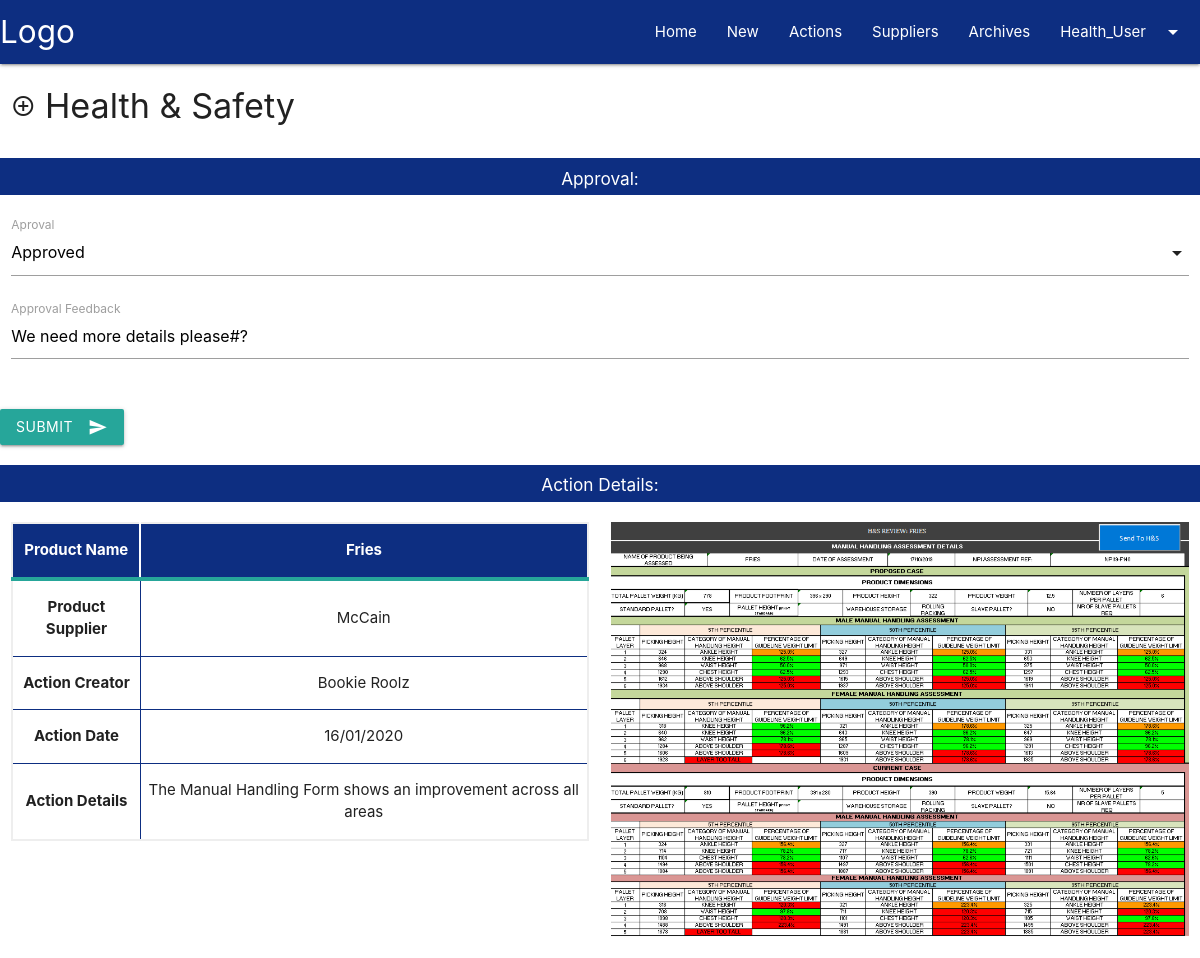
The page /action/answer/9 (signed in) on the database its author committed.
### tracker/models.py (models this page shows, shortened)
class User(UserMixin, db.Model):
    id = db.Column(db.Integer, primary_key=True)
    username = db.Column(db.String(50), unique=True)
    password = db.Column(db.String(80))
    user_type = db.Column(db.Integer)
    admin = db.Column(db.Boolean, default=False)
    requests_created = db.relationship('Posts',
                               foreign_keys='Posts.user_id',
                               backref='published_by',
                               lazy=True)
    @property
    def unhashed_password(self):
        raise AttributeError('Cannot view unhashed password!')

class Actions(db.Model):
    id = db.Column(db.Integer, primary_key=True)
    posts_id = db.Column(db.Integer, db.ForeignKey('posts.id'),
        nullable=False)
    stage = db.Column(db.Integer)
    created_by = db.Column(db.Integer, db.ForeignKey('user.id'))
    created_on = db.Column(db.DateTime, nullable=False,
        default=datetime.utcnow)
    content = db.Column(db.Text, nullable=True)
    image = db.Column(db.String(80), nullable=True)
    layer_type = db.Column(db.String(50), nullable=True)
    case_per_layer = db.Column(db.Integer, default=0)
    total_layers = db.Column(db.Integer, default=0)
    total_cases = db.Column(db.Integer, default=0)
    ex_layer_type = db.Column(db.String(50), nullable=True)
    ex_case_per_layer = db.Column(db.Integer, default=0)
    ex_total_layers = db.Column(db.Integer, default=0)
    ex_total_cases = db.Column(db.Integer, default=0)
    approval = db.Column(db.Integer, nullable=True)
    approved_by = db.Column(db.Integer, db.ForeignKey('user.id'))
    approved_on = db.Column(db.DateTime, nullable=True)
    feedback = db.Column(db.Text, nullable=True)

class Posts(db.Model):
    id = db.Column(db.Integer, primary_key=True)
    title = db.Column(db.String(80), nullable=False)
    date_posted = db.Column(db.DateTime, nullable=False,
        default=datetime.utcnow)
    user_id = db.Column(db.Integer, db.ForeignKey('user.id'))
    content = db.Column(db.Text, nullable=True)
    supplier_id = db.Column(db.Integer, db.ForeignKey('suppliers.id'),
        nullable=False)
    contact_name = db.Column(db.String(50))
    new_product = db.Column(db.Boolean, default=False)
    product_number = db.Column(db.Integer)
    product_name = db.Column(db.String(80), nullable=False)
    product_type = db.Column(db.String(50), nullable=False)
    product_length = db.Column(db.Integer)
    product_width = db.Column(db.Integer)
    product_height =db.Column(db.Integer)
    product_weight = db.Column(db.Float)
    case_orientation = db.Column(db.Boolean, default=False)
    units_per_case = db.Column(db.Float)
    inners_per_case = db.Column(db.Float)
    ex_product_length = db.Column(db.Integer)
    ex_product_width = db.Column(db.Integer)
    ex_product_height =db.Column(db.Integer)
    ex_product_weight = db.Column(db.Float)
    ex_case_orientation = db.Column(db.Boolean, default=False)
    ex_units_per_case = db.Column(db.Float)
    ex_inners_per_case = db.Column(db.Float)
    healthandsafety = db.Column(db.Integer, default=0)
    quality = db.Column(db.Integer, default=0)
    cagefill = db.Column(db.Integer, default=0)
    restaurantimpact = db.Column(db.Integer, default=0)
    status = db.Column(db.String(20), nullable=True)
    complete = db.Column(db.Boolean, default=False)
    actions = db.relationship(
        'Actions',
        foreign_keys='Actions.posts_id',
        backref='action_post',
        lazy=True
    )

class Suppliers(db.Model):
    id = db.Column(db.Integer, primary_key=True)
    supplier_name = db.Column(db.String(80), nullable=False)
    display = db.Column(db.Boolean, default=True)
    suppliers = db.relationship(
        'Posts',
        foreign_keys='Posts.supplier_id',
        backref='supplier',
        lazy=True
    )

### tracker/routes/action.py (the view, shortened to what this page needs)
@action.route('/action/answer/<int:action_id>', methods=['GET', 'POST'])
@login_required
def action_answer(action_id):
    action = Actions.query.get_or_404(action_id)
    return render_template('action_answer.html', action=action)

### tracker/__init__.py (called while the page is built)
def create_app(config_file='settings.py'):
    app = Flask(__name__)
    app.config.from_pyfile(config_file)
    db.init_app(app)
    login_manager.init_app(app)
    login_manager.login_view = 'auth.login'
    @login_manager.user_loader
    def load_user(user_id):
        return User.query.get(user_id)
    app.register_blueprint(main)
    app.register_blueprint(auth)
    app.register_blueprint(supplier)
    app.register_blueprint(action)
    app.cli.add_command(create_tables)
    return app

### tracker/templates/action_answer.html (shortened to what this page needs)
{% extends 'base.html' %}  {% block content %}
<div class="container-fluid">
    <div class="row">
        <div class="col s12">
            {% if action.stage == 1 %}
            <h4 class="branded-title"><i class="material-icons">add_circle_outline</i> Health & Safety</h4>
            {% elif action.stage == 2 %}
            <h4 class="branded-title"><i class="material-icons">search</i> Quality</h4>
            {% elif action.stage == 3 %}
            <h4 class="branded-title"><i class="material-icons">shopping_cart</i> Cagefill</h4>
            {% else %}
            <h4 class="branded-title"><i class="material-icons">restaurant</i> Restaurant Impact</h4>
            {% endif %}
        </div>
    </div>
</div>
<div class="container-fluid">
    <div class="row branded-blue">
        <div class="col s12">
            <h6 class="center text-white">Approval:</h6>
        </div>
    </div>
    <form method="POST" action="{{ url_for('action.action_answer', action_id=action.id) }}">
        <div class="row">
            <div class="input-field col s12">
                <label>Aproval</label>
            </div>
            <div class="input-field col s12">
                <textarea id="feedback" name="feedback" class="materialize-textarea" required>{% if action.feedback != None %}{{ action.feedback }}{% endif %}</textarea>
                <label for="feedback">Approval Feedback</label>
            </div>
        </div>
        <div class="row">
            <button class="btn waves-effect waves-light" type="submit">Submit<i class="material-icons right">send</i></button>
        </div>
    </form>
    <div class="row branded-blue">
        <div class="col s12">
            <h6 class="center text-white">Action Details: </h6>
        </div>
    </div>
    {% if action.stage == 1 %}
    <div class="row">
        <div class="col s12 l6">
            <table class="centered branded-table highlight">
                <thead class="text-white">
                    <tr>
                        <th>Product Name</th>
                        <th>{{ action.action_post.product_name }}</th>
                    </tr>
                </thead>
                <tbody>
                    <tr>
                        <td><b>Product Supplier</b></td>
                        <td>{{ action.action_post.supplier.supplier_name }}</td>
                    </tr>
                    <tr>
                        <td><b>Action Creator</b></td>
                        <td>{{ action.action_post.published_by.username }}</td>
                    </tr>
                    <tr>
                        <td><b>Action Date</b></td>
                        <td>{{ action.created_on.strftime('%d/%m/%Y') }}</td>
                    </tr>
                    <tr>
                        <td><b>Action Details</b></td>
                        <td>{{ action.content }}</td>
                    </tr>
                </tbody>
            </table>
        </div>
        <div class="col s12 l6 action-container">
            {% if action.image == "" %}
            <div class="card-panel center">
                <span class="blue-text text-darken-2">No Image Uploaded</span>
            </div>
            {% else%}
            <img class="materialboxed responsive-img" src="{{ url_for('static', filename=action.image) }}" alt="{{ url_for('static', filename=action.image) }}"> {% endif %}
        </div>
    </div>
    {% endif %}
</div>
{% endblock content %}

### tracker/templates/base.html (shortened to what this page needs)
<!DOCTYPE html>
<html>
<head>
    <link rel="stylesheet" href="https://cdnjs.cloudflare.com/ajax/libs/materialize/1.0.0/css/materialize.min.css">
    <link rel="stylesheet" href="{{ url_for('static', filename='css/main.css') }}" type="text/css" />
</head>
<body>
    <div class="navbar-fixed">
        <nav>
            <div class="nav-wrapper branded-blue">
                <a href="{{ url_for('main.index') }}" class="brand-logo">Logo</a>
                <ul class="right hide-on-med-and-down">
                    <li><a href="{{ url_for('main.index') }}">Home</a></li>
                    <li><a href="{{ url_for('main.add_request') }}">New</a></li>
                    <li><a href="{{ url_for('action.action_outstanding') }}">Actions</a></li>
                    <li><a href="{{ url_for('supplier.suppliers') }}">Suppliers</a></li>
                    <li><a href="{{ url_for('main.archives') }}">Archives</a></li>
                    <li><a class="dropdown-trigger" href="#!" data-target="dropdown1">
                        {% if current_user.is_authenticated %}{{ current_user.username }}{% else %}Login/Register{% endif %}
                        <i class="material-icons right">arrow_drop_down</i>
                    </a></li>
                </ul>
            </div>
        </nav>
    </div>
    {% block content %} {% endblock %}
</body>
</html>

### tracker/static/css/main.css (style rules this page uses)
.branded-blue { background-color: #0d2e81; }
.text-white { color: #fff; }
table.branded-table { border: 2px solid #EEEEEE; text-align: center; border-collapse: collapse; }
table.branded-product-table td, table.branded-product-table th, table.branded-table td, table.branded-table th { border: 1px solid #0D2E81; }
table.branded-product-table thead, table.branded-table thead { background: #0D2E81; border-bottom: 4px solid #26A699; }
table.branded-product-table thead th, table.branded-table thead th { font-weight: bold; color: #FFFFFF; text-align: center; border-left: 2px solid #FFFFFF; }
table.branded-product-table thead th:first-child, table.branded-table thead th:first-child { border-left: none; }
.action-container { margin-top: 1rem; }
@media screen and (min-width: 992px) { .action-container { margin-top: 0; } }

### rows shown on the page
User: username "Health_User"
Actions: feedback "We need more details please#?", created_on "16/01/2020", content "The Manual Handling Form shows an improvement across all areas", image (picture)
Posts: action_post.product_name "Fries"
Suppliers: action_post.supplier.supplier_name "McCain"
User: action_post.published_by.username "Bookie Roolz"
